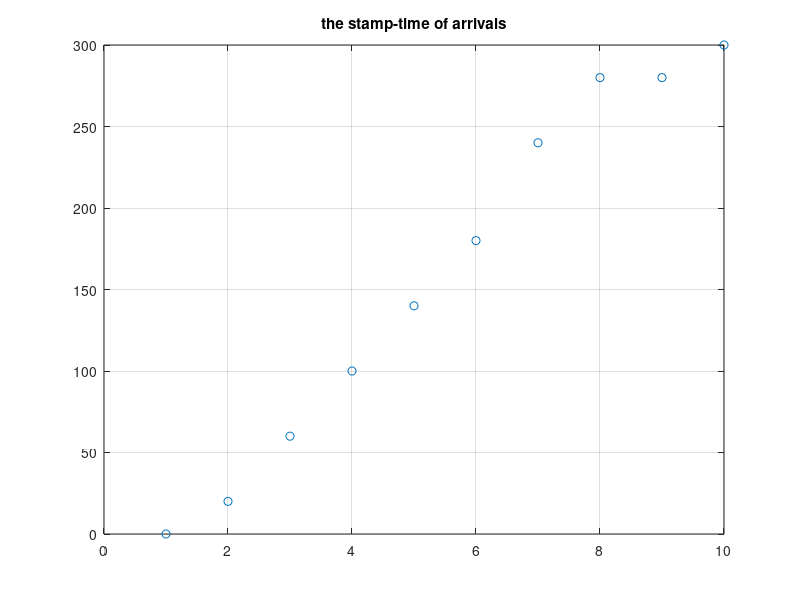
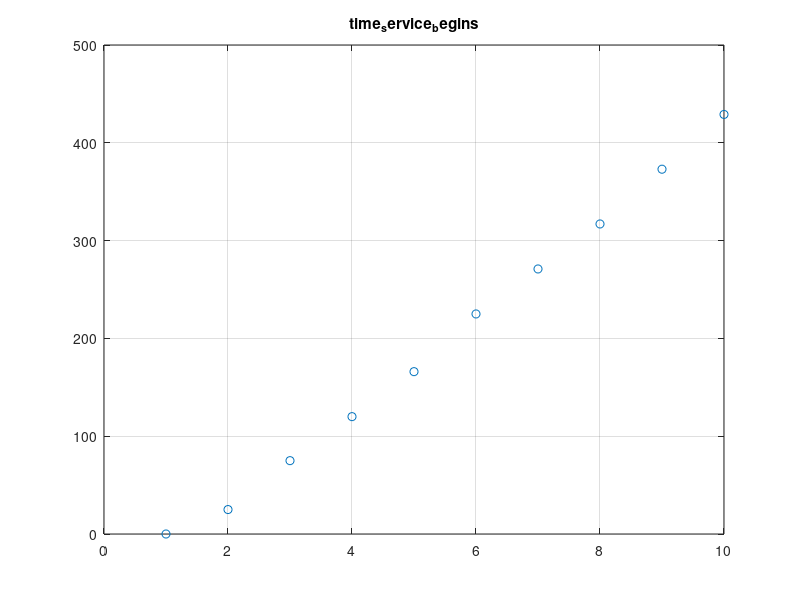

Write MATLAB code to recreate these figures, in order. (Note: this script raises an error after producing the figures.)

clear all
close all
clc
%%%%%%%%%%%%%%%%%%
Num_customers=10;

interarrivals=[];
for kk=1:Num_customers-1
    a=rand(1);
    if a<=0.23
        deltaT=0;
    elseif a<=0.23+0.37
        deltaT=20;
    elseif a<=0.23+0.37+0.28
        deltaT=40;
    else
        deltaT=60;
    end
    interarrivals=[interarrivals,deltaT];
end
%%%%%%
% figure,histogram(interarrivals)
% figure,h=histogram(interarrivals,'Normalization','probability')
% h.Values
%%%%%%%%
arrivalTimes=[0,cumsum(interarrivals)]; % here we get the stamp-time of arrivals
figure,plot(arrivalTimes,'o'),grid on
title('the stamp-time of arrivals')
% here we considered the first arrival time is 0
%%%%%%%%%%%%%%%%%%%%%%%%%%%%
ser_mean=50;
ser_stD=8;
%according to the thumb rules
maxRnExp=ser_mean+3*ser_stD;
minRnExp=ser_mean-3*ser_stD;
serviceTimes=round([25;50;ser_stD*randn(8,1)+ser_mean]);
% here we considered there is ongoing service (25 min is remained of the
% ongoing service), also there is a job (50 min) waiting in the que
% when the first customer arrives
%%%%
% serviceTimes=round([25;50;ser_stD*randn(100000,1)+ser_mean]);
% max(serviceTimes),min(serviceTimes)
% figure,histogram(serviceTimes,'Normalization','pdf')
%%%%%%%%%%%%%%%%%%%%%%%%%%%%%
time_service_begins=[0;cumsum(serviceTimes(1:end-1))]; %stamp-time of services
figure,plot(time_service_begins,'o'), grid on
title('time_service_begins')
% here 9/10 serviceTimes values are considered to have info for just 10
% customers
%%%%%%%%%%%%%%%%%%%%%%%%%%%%%
waitTime_inQue=time_service_begins-arrivalTimes';
tp=find(waitTime_inQue<0);
waitTime_inQue(tp)=0;
%%%%%%%%%%%%%%%%%%%%%%%%%%%%%
time_service_ends=time_service_begins+serviceTimes;
%%%%%%%%%%%%%%%%%%%%%%%%%%%%%
Time_customer_spends_in_system=time_service_ends-arrivalTimes';
%%%%%%%%%%%%%%%%%%%%%%%%%%%%%
idleTimeInSystem=[];
idleTimeInSystem=[idleTimeInSystem;0];
for k=2:Num_customers
    idleTimeInSystem=[idleTimeInSystem;arrivalTimes(k)-time_service_ends(k-1)+waitTime_inQue(k)];
    pause(1)
end
% see here that adding the previous waitTime_inQue makes that the idle time
% value does not become a negative value
%%%%%%%%%%%%%%%%%%%%%%%%%%%%
%customerIndex(1),interarrivals(2),arrivalTimes(3),serviceTimes(4),time_service_begins(5)
%waitTime_inQue(6),time_service_ends(7),Time_customer_spends_in_system(8),idleTimeInSystem(9)
customerIndex=1:10;

SimTab=zeros(10,9);
SimTab(:,1)=customerIndex;
SimTab(:,2)=[nan,interarrivals];
SimTab(:,3)=arrivalTimes;
SimTab(:,4)=serviceTimes;
SimTab(:,5)=time_service_begins;
SimTab(:,6)=waitTime_inQue;
SimTab(:,7)=time_service_ends;
SimTab(:,8)=Time_customer_spends_in_system;
SimTab(:,9)=idleTimeInSystem;

SimTab;

%%%%%%%%%%%%%%%%%%%%%%%%%%%%
averageInQueue=mean(waitTime_inQue);
av_processing_time=round(mean(serviceTimes));
max_time_in_system=max(Time_customer_spends_in_system);


%%%%%%%%%%%%%%%%%%%%%%%
%%%%%%%%%%%%%%%%%%%%%%%%
%nicer visulasation
T=table(customerIndex',[nan,interarrivals]',arrivalTimes',serviceTimes,time_service_begins,...
    waitTime_inQue,time_service_ends,Time_customer_spends_in_system,idleTimeInSystem)

T2=table(averageInQueue,av_processing_time,max_time_in_system)

